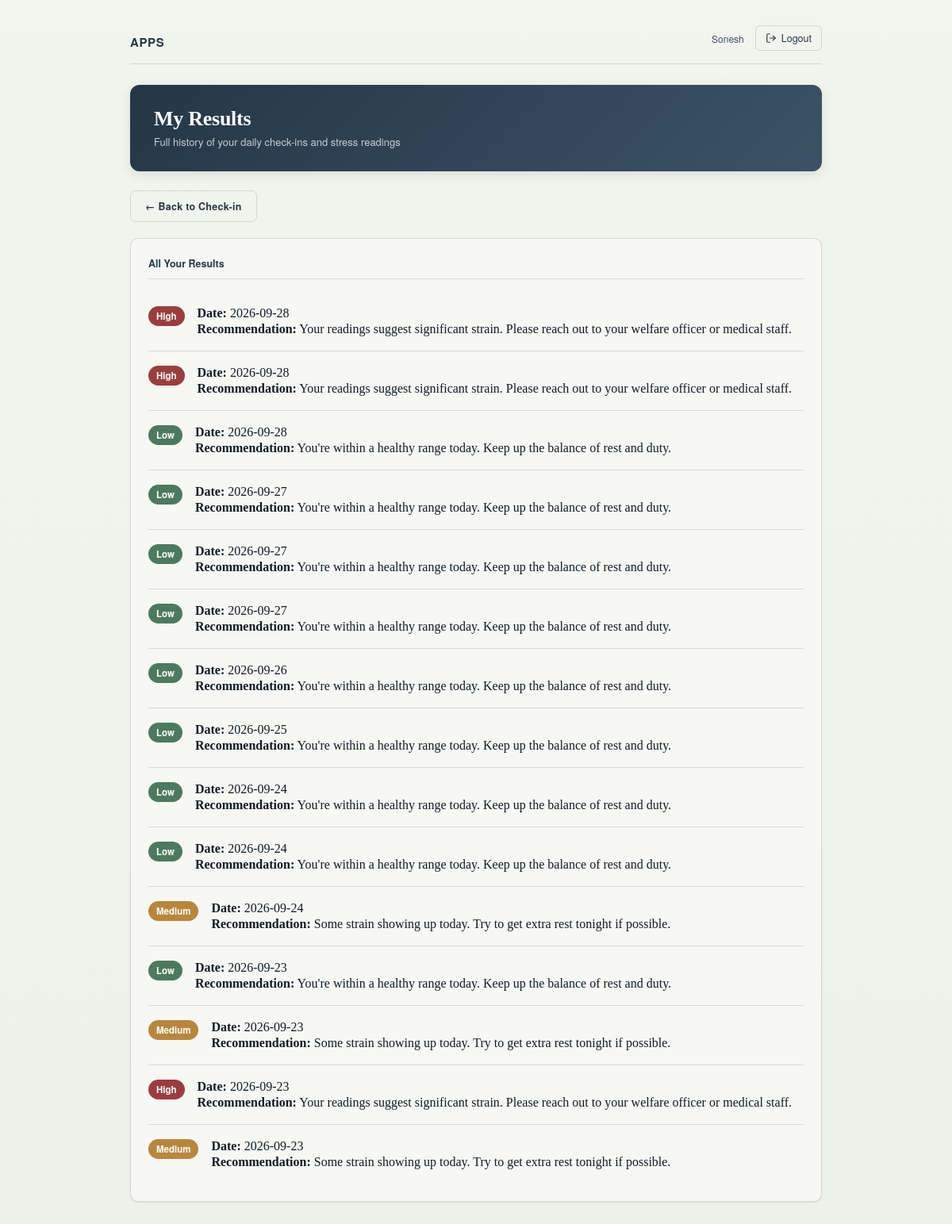
The app's page /results (signed in) with its own data.
### tables this page shows
CREATE TABLE DailyData (
            id INTEGER PRIMARY KEY AUTOINCREMENT,
            user_id INTEGER NOT NULL,
            date TEXT NOT NULL,
            sleep_hours REAL,
            duty_hours REAL,
            heart_rate INTEGER,
            mood_score INTEGER,
            stress_level TEXT,
            recommendation TEXT
        );

### app.py (the view)
@app.route("/results")
def results():
    if "user_id" not in session:
        return redirect(url_for("login"))
    conn = get_db()
    history = conn.execute(
        "SELECT * FROM DailyData WHERE user_id = ? ORDER BY id DESC",
        (session["user_id"],)
    ).fetchall()
    conn.close()
    return render_template(
        "results.html",
        user_name=session["user_name"],
        history=history
    )

### app.py (called while the page is built)
def get_db():
    conn = sqlite3.connect(DB_PATH)
    conn.row_factory = sqlite3.Row
    return conn

### templates/results.html (shortened to what this page needs)
<!DOCTYPE html>
<html lang="en">
<head>
<link rel="stylesheet" href="{{ url_for('static', filename='style.css') }}">
</head>
<body>
<div class="wrap">
  <header class="top">
    <div>
      <div class="mark">APPS</div>
    </div>
    <div style="display:flex; align-items:center; gap:14px;">
      <span class="role-pill">{{ user_name }}</span>
    <a href="/logout" class="logout-link">
  <svg class="logout-icon" width="14" height="14" viewBox="0 0 24 24" fill="none" stroke="currentColor" stroke-width="2" stroke-linecap="round" stroke-linejoin="round">
    <path d="M9 21H5a2 2 0 0 1-2-2V5a2 2 0 0 1 2-2h4"></path>
    <polyline points="16 17 21 12 16 7"></polyline>
    <line x1="21" y1="12" x2="9" y2="12"></line>
  </svg>
  <span>Logout</span>
</a>
    </div>
  </header>
  <div class="welcome-banner">
    <h2>My Results</h2>
    <p>Full history of your daily check-ins and stress readings</p>
  </div>
  <div style="margin-bottom:20px;">
    <a href="/dashboard" style="display:inline-flex; align-items:center; gap:6px; padding:10px 18px; background:transparent; color:var(--steel-deep); border:1.5px solid var(--line); border-radius:7px; font-family:'Helvetica Neue', Arial, sans-serif; font-weight:600; font-size:12.5px; letter-spacing:0.02em; text-decoration:none; transition: background 0.2s ease, border-color 0.2s ease;" onmouseover="this.style.background='var(--card)'; this.style.borderColor='var(--steel-deep)';" onmouseout="this.style.background='transparent'; this.style.borderColor='var(--line)';">&larr; Back to Check-in</a>
  </div>
  <div class="card">
    <h3>All Your Results</h3>
    {% if history %}
      {% for entry in history %}
        <div class="result-entry">
          <span class="result-badge badge-{{ entry.stress_level|lower }}">{{ entry.stress_level }}</span>
          <div class="result-text">
            <p><b>Date:</b> {{ entry.date }}</p>
            <p><b>Recommendation:</b> {{ entry.recommendation }}</p>
          </div>
        </div>
      {% endfor %}
    {% endif %}
  </div>
</div>
</body>
</html>

### static/style.css (style rules this page uses)
:root { --ink:#101b26; --paper:#eef1ea; --steel:#3c5266; --steel-deep:#243747; --signal-low:#4c7a5e; --signal-med:#b8863c; --signal-high:#9c3d3d; --line: rgba(16,27,38,0.14); --card:#f7f8f4; }
* { box-sizing:border-box; }
html,body { margin:0;padding:0; }
body { background: linear-gradient(180deg, #f2f4ee 0%, var(--paper) 100%); color:var(--ink); font-family: 'Iowan Old Style','Georgia',serif; min-height:100vh; }
a { color:var(--steel-deep); }
.wrap { max-width:920px; margin:0 auto; padding:32px 24px 80px; }
header.top { display:flex; justify-content:space-between; align-items:flex-end; border-bottom:1px solid var(--line); padding-bottom:16px; margin-bottom:26px; }
.mark { font-family: 'Helvetica Neue', Arial, sans-serif; font-weight:700; font-size:15px; letter-spacing:0.04em; color:var(--steel-deep); }
header.top .role-pill { font-family:'Helvetica Neue', Arial, sans-serif; font-size:12px; color:var(--steel); }
header.top .logout-link { font-family:'Helvetica Neue', Arial, sans-serif; font-size:12.5px; color:var(--steel-deep); text-decoration:none; border:1px solid var(--line); padding:6px 12px; border-radius:6px; }
.card { background:var(--card); border:1px solid var(--line); border-radius:10px; padding:22px; box-shadow: 0 1px 3px rgba(16,27,38,0.04), 0 1px 2px rgba(16,27,38,0.06); }
.card h3 { font-family:'Helvetica Neue', Arial, sans-serif; font-size:12.5px; color:var(--steel-deep); margin:0 0 16px; font-weight:700; border-bottom:1px solid var(--line); padding-bottom:10px; }
.result-badge { display:inline-block; font-family:'Helvetica Neue', Arial, sans-serif; font-size:11.5px; font-weight:700; padding:4px 10px; border-radius:20px; color:#fff; margin-bottom:10px; }
.badge-low { background:var(--signal-low); }
.badge-medium { background:var(--signal-med); }
.badge-high { background:var(--signal-high); }
.result-entry { padding:16px 0; margin-bottom:0; border-bottom:1px solid var(--line); display:flex; gap:16px; align-items:flex-start; }
.result-entry:last-child { border-bottom:none; }
.result-entry .result-badge { flex-shrink:0; margin-bottom:0; margin-top:2px; }
.result-entry .result-text { flex:1; }
.result-entry .result-text p { margin:2px 0; }
.welcome-banner { background: linear-gradient(135deg, var(--steel-deep) 0%, var(--steel) 100%); border-radius:12px; padding:28px 30px; margin-bottom:24px; color:#fdfdf9; box-shadow: 0 4px 16px rgba(16,27,38,0.1); }
.welcome-banner h2 { font-size:26px; font-weight:600; margin:0 0 4px; letter-spacing:-0.01em; color:#fdfdf9; }
.welcome-banner p { font-family:'Helvetica Neue', Arial, sans-serif; font-size:13px; color:rgba(253,253,249,0.75); margin:0; }
header.top .logout-link { display:inline-flex; align-items:center; gap:6px; transition: background 0.2s ease, border-color 0.2s ease, color 0.2s ease; }

### records on screen
DailyData: stress_level "High", date "2026-09-28", recommendation "Your readings suggest significant strain. Please reach out to your welfare officer or medical staff."
DailyData: stress_level "High", date "2026-09-28", recommendation "Your readings suggest significant strain. Please reach out to your welfare officer or medical staff."
DailyData: stress_level "Low", date "2026-09-28", recommendation "You're within a healthy range today. Keep up the balance of rest and duty."
DailyData: stress_level "Low", date "2026-09-27", recommendation "You're within a healthy range today. Keep up the balance of rest and duty."
DailyData: stress_level "Low", date "2026-09-27", recommendation "You're within a healthy range today. Keep up the balance of rest and duty."
DailyData: stress_level "Low", date "2026-09-27", recommendation "You're within a healthy range today. Keep up the balance of rest and duty."
DailyData: stress_level "Low", date "2026-09-26", recommendation "You're within a healthy range today. Keep up the balance of rest and duty."
DailyData: stress_level "Low", date "2026-09-25", recommendation "You're within a healthy range today. Keep up the balance of rest and duty."
DailyData: stress_level "Low", date "2026-09-24", recommendation "You're within a healthy range today. Keep up the balance of rest and duty."
DailyData: stress_level "Low", date "2026-09-24", recommendation "You're within a healthy range today. Keep up the balance of rest and duty."
DailyData: stress_level "Medium", date "2026-09-24", recommendation "Some strain showing up today. Try to get extra rest tonight if possible."
DailyData: stress_level "Low", date "2026-09-23", recommendation "You're within a healthy range today. Keep up the balance of rest and duty."
DailyData: stress_level "Medium", date "2026-09-23", recommendation "Some strain showing up today. Try to get extra rest tonight if possible."
DailyData: stress_level "High", date "2026-09-23", recommendation "Your readings suggest significant strain. Please reach out to your welfare officer or medical staff."
DailyData: stress_level "Medium", date "2026-09-23", recommendation "Some strain showing up today. Try to get extra rest tonight if possible."

### other values on screen
{{ user_name }} "Sonesh"
